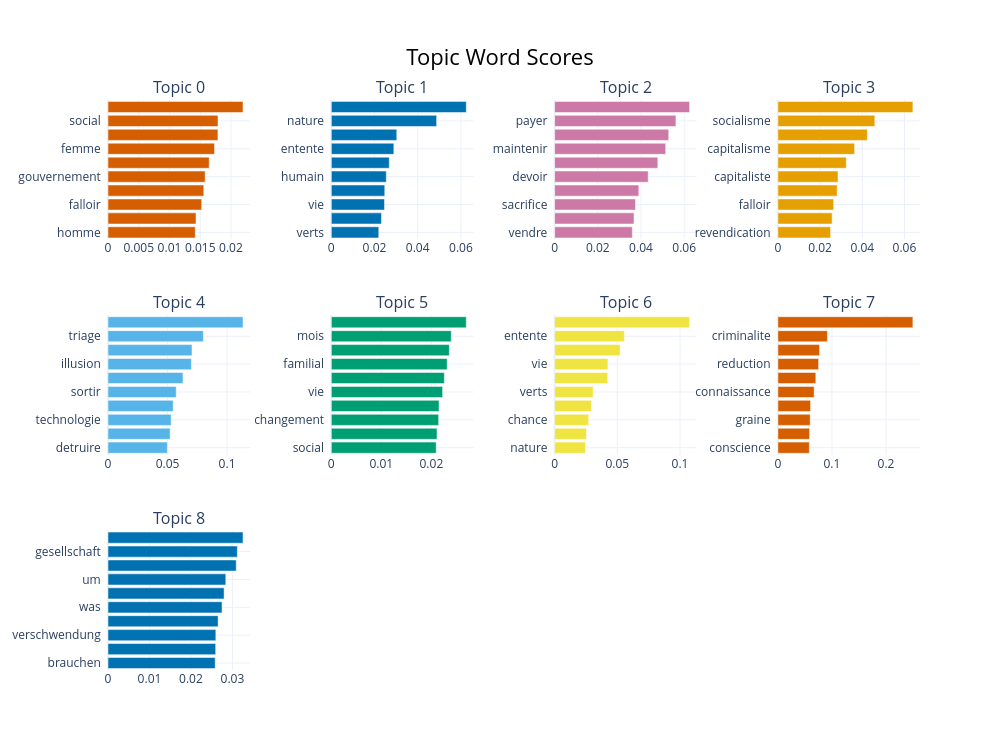

Notebook source saved alongside this figure:
### Code cell
fig = topic_model.visualize_barchart(n_words=20, topics=list(range(9)))
fig.write_html("plot_interactif/bertopic_barchart.html")
fig

### Figure 1 — Plotly figure (JSON) as saved in the notebook; plotly's stock layout.template omitted (floating-point values rounded to 4 significant figures)
{"data": [{"marker": {"color": "#D55E00"}, "orientation": "h", "type": "bar", "x": [0.01419, 0.01432, 0.01523, 0.01558, 0.0158, 0.01646, 0.01733, 0.01788, 0.01789, 0.02196], "xaxis": "x", "y": ["homme  ", "pays  ", "falloir  ", "vouloir  ", "gouvernement  ", "majorite  ", "femme  ", "devoir  ", "social  ", "travailleur  "], "yaxis": "y"}, {"marker": {"color": "#0072B2"}, "orientation": "h", "type": "bar", "x": [0.02198, 0.02322, 0.02464, 0.02476, 0.02546, 0.02683, 0.02895, 0.03031, 0.04877, 0.06249], "xaxis": "x2", "y": ["verts  ", "homme  ", "vie  ", "environnement  ", "humain  ", "generation  ", "entente  ", "animaux  ", "nature  ", "ecologie  "], "yaxis": "y2"}, {"marker": {"color": "#CC79A7"}, "orientation": "h", "type": "bar", "x": [0.03598, 0.03676, 0.03745, 0.03899, 0.04332, 0.04778, 0.05141, 0.05283, 0.05616, 0.06249], "xaxis": "x3", "y": ["vendre  ", "jeter  ", "sacrifice  ", "revolutionnaire  ", "devoir  ", "patronat  ", "maintenir  ", "patron  ", "payer  ", "travailleur  "], "yaxis": "y3"}, {"marker": {"color": "#E69F00"}, "orientation": "h", "type": "bar", "x": [0.02497, 0.02571, 0.02644, 0.02809, 0.02851, 0.03242, 0.03638, 0.04239, 0.04595, 0.064], "xaxis": "x4", "y": ["revendication  ", "societe  ", "falloir  ", "vouloir  ", "capitaliste  ", "bourgeoisie  ", "capitalisme  ", "ouvrier  ", "socialisme  ", "travailleur  "], "yaxis": "y4"}, {"marker": {"color": "#56B4E9"}, "orientation": "h", "type": "bar", "x": [0.04984, 0.05221, 0.05306, 0.05476, 0.05732, 0.06299, 0.07007, 0.07058, 0.08012, 0.1134], "xaxis": "x5", "y": ["detruire  ", "production  ", "technologie  ", "financier  ", "sortir  ", "grand  ", "illusion  ", "europe  ", "triage  ", "accepter  "], "yaxis": "y5"}, {"marker": {"color": "#009E73"}, "orientation": "h", "type": "bar", "x": [0.02096, 0.02113, 0.02145, 0.02153, 0.02224, 0.02259, 0.02316, 0.02359, 0.02397, 0.02698], "xaxis": "x6", "y": ["social  ", "vivre  ", "changement  ", "logement  ", "vie  ", "pourcent  ", "familial  ", "retraite  ", "mois  ", "emploi  "], "yaxis": "y6"}, {"marker": {"color": "#F0E442"}, "orientation": "h", "type": "bar", "x": [0.0247, 0.02542, 0.02718, 0.02939, 0.03077, 0.04235, 0.04253, 0.05226, 0.05565, 0.1076], "xaxis": "x7", "y": ["nature  ", "donner  ", "chance  ", "humain  ", "verts  ", "environnement  ", "vie  ", "generation  ", "entente  ", "ecologie  "], "yaxis": "y7"}, {"marker": {"color": "#D55E00"}, "orientation": "h", "type": "bar", "x": [0.05813, 0.05862, 0.05974, 0.06038, 0.06708, 0.07016, 0.07529, 0.07701, 0.09156, 0.2497], "xaxis": "x8", "y": ["conscience  ", "nature  ", "graine  ", "univers  ", "connaissance  ", "groupe  ", "reduction  ", "coherence  ", "criminalite  ", "loi  "], "yaxis": "y8"}, {"marker": {"color": "#0072B2"}, "orientation": "h", "type": "bar", "x": [0.02585, 0.02596, 0.026, 0.02655, 0.02749, 0.02799, 0.0284, 0.03091, 0.03118, 0.03254], "xaxis": "x9", "y": ["brauchen  ", "unsere  ", "verschwendung  ", "viel  ", "was  ", "natur  ", "um  ", "ressource  ", "gesellschaft  ", "oder  "], "yaxis": "y9"}], "layout": {"annotations": [{"font": {"size": 16}, "showarrow": false, "text": "Topic 0", "x": 0.0875, "xanchor": "center", "xref": "paper", "y": 1, "yanchor": "bottom", "yref": "paper"}, {"font": {"size": 16}, "showarrow": false, "text": "Topic 1", "x": 0.3625, "xanchor": "center", "xref": "paper", "y": 1, "yanchor": "bottom", "yref": "paper"}, {"font": {"size": 16}, "showarrow": false, "text": "Topic 2", "x": 0.6375, "xanchor": "center", "xref": "paper", "y": 1, "yanchor": "bottom", "yref": "paper"}, {"font": {"size": 16}, "showarrow": false, "text": "Topic 3", "x": 0.9125, "xanchor": "center", "xref": "paper", "y": 1, "yanchor": "bottom", "yref": "paper"}, {"font": {"size": 16}, "showarrow": false, "text": "Topic 4", "x": 0.0875, "xanchor": "center", "xref": "paper", "y": 0.6222, "yanchor": "bottom", "yref": "paper"}, {"font": {"size": 16}, "showarrow": false, "text": "Topic 5", "x": 0.3625, "xanchor": "center", "xref": "paper", "y": 0.6222, "yanchor": "bottom", "yref": "paper"}, {"font": {"size": 16}, "showarrow": false, "text": "Topic 6", "x": 0.6375, "xanchor": "center", "xref": "paper", "y": 0.6222, "yanchor": "bottom", "yref": "paper"}, {"font": {"size": 16}, "showarrow": false, "text": "Topic 7", "x": 0.9125, "xanchor": "center", "xref": "paper", "y": 0.6222, "yanchor": "bottom", "yref": "paper"}, {"font": {"size": 16}, "showarrow": false, "text": "Topic 8", "x": 0.0875, "xanchor": "center", "xref": "paper", "y": 0.2444, "yanchor": "bottom", "yref": "paper"}], "height": 750, "hoverlabel": {"bgcolor": "white", "font": {"family": "Rockwell", "size": 16}}, "showlegend": false, "title": {"font": {"color": "Black", "size": 22}, "text": "Topic Word Scores", "x": 0.5, "xanchor": "center", "yanchor": "top"}, "width": 1000, "xaxis": {"anchor": "y", "domain": [0, 0.175], "showgrid": true}, "xaxis10": {"anchor": "y10", "domain": [0.275, 0.45], "showgrid": true}, "xaxis11": {"anchor": "y11", "domain": [0.55, 0.725], "showgrid": true}, "xaxis12": {"anchor": "y12", "domain": [0.825, 1], "showgrid": true}, "xaxis2": {"anchor": "y2", "domain": [0.275, 0.45], "showgrid": true}, "xaxis3": {"anchor": "y3", "domain": [0.55, 0.725], "showgrid": true}, "xaxis4": {"anchor": "y4", "domain": [0.825, 1], "showgrid": true}, "xaxis5": {"anchor": "y5", "domain": [0, 0.175], "showgrid": true}, "xaxis6": {"anchor": "y6", "domain": [0.275, 0.45], "showgrid": true}, "xaxis7": {"anchor": "y7", "domain": [0.55, 0.725], "showgrid": true}, "xaxis8": {"anchor": "y8", "domain": [0.825, 1], "showgrid": true}, "xaxis9": {"anchor": "y9", "domain": [0, 0.175], "showgrid": true}, "yaxis": {"anchor": "x", "domain": [0.7556, 1], "showgrid": true}, "yaxis10": {"anchor": "x10", "domain": [0, 0.2444], "showgrid": true}, "yaxis11": {"anchor": "x11", "domain": [0, 0.2444], "showgrid": true}, "yaxis12": {"anchor": "x12", "domain": [0, 0.2444], "showgrid": true}, "yaxis2": {"anchor": "x2", "domain": [0.7556, 1], "showgrid": true}, "yaxis3": {"anchor": "x3", "domain": [0.7556, 1], "showgrid": true}, "yaxis4": {"anchor": "x4", "domain": [0.7556, 1], "showgrid": true}, "yaxis5": {"anchor": "x5", "domain": [0.3778, 0.6222], "showgrid": true}, "yaxis6": {"anchor": "x6", "domain": [0.3778, 0.6222], "showgrid": true}, "yaxis7": {"anchor": "x7", "domain": [0.3778, 0.6222], "showgrid": true}, "yaxis8": {"anchor": "x8", "domain": [0.3778, 0.6222], "showgrid": true}, "yaxis9": {"anchor": "x9", "domain": [0, 0.2444], "showgrid": true}}}
